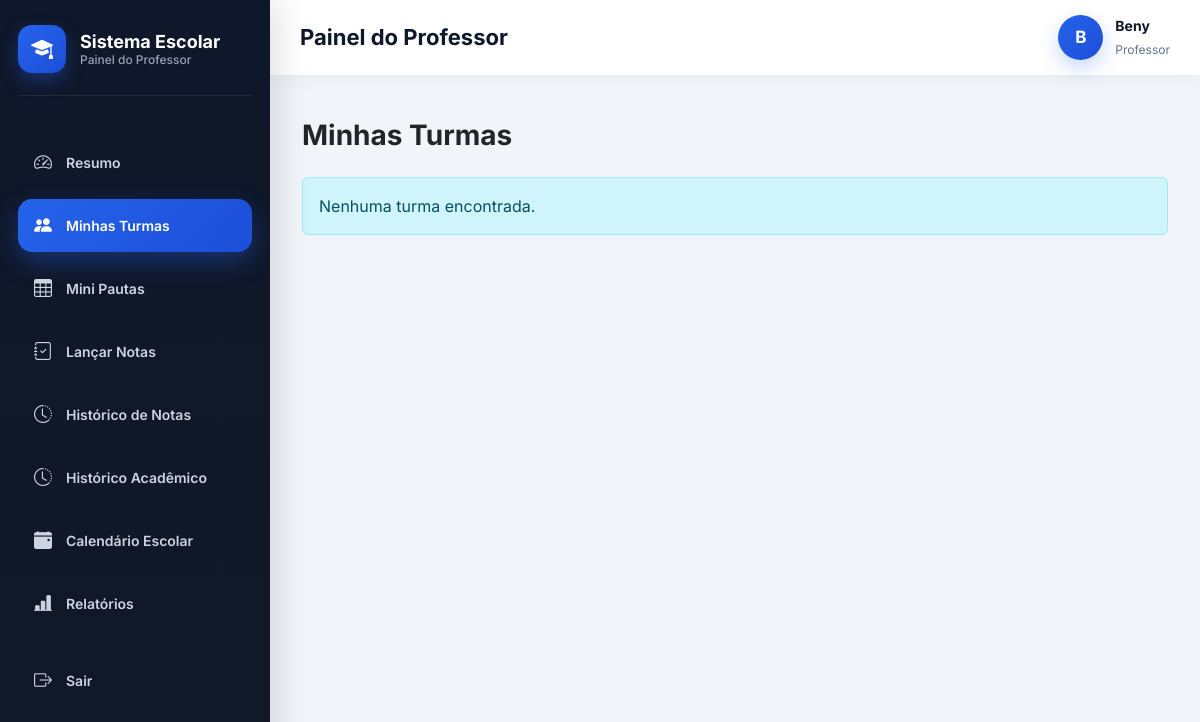
/professor/turmas/ (signed in), run on an earlier commit of the app's database.
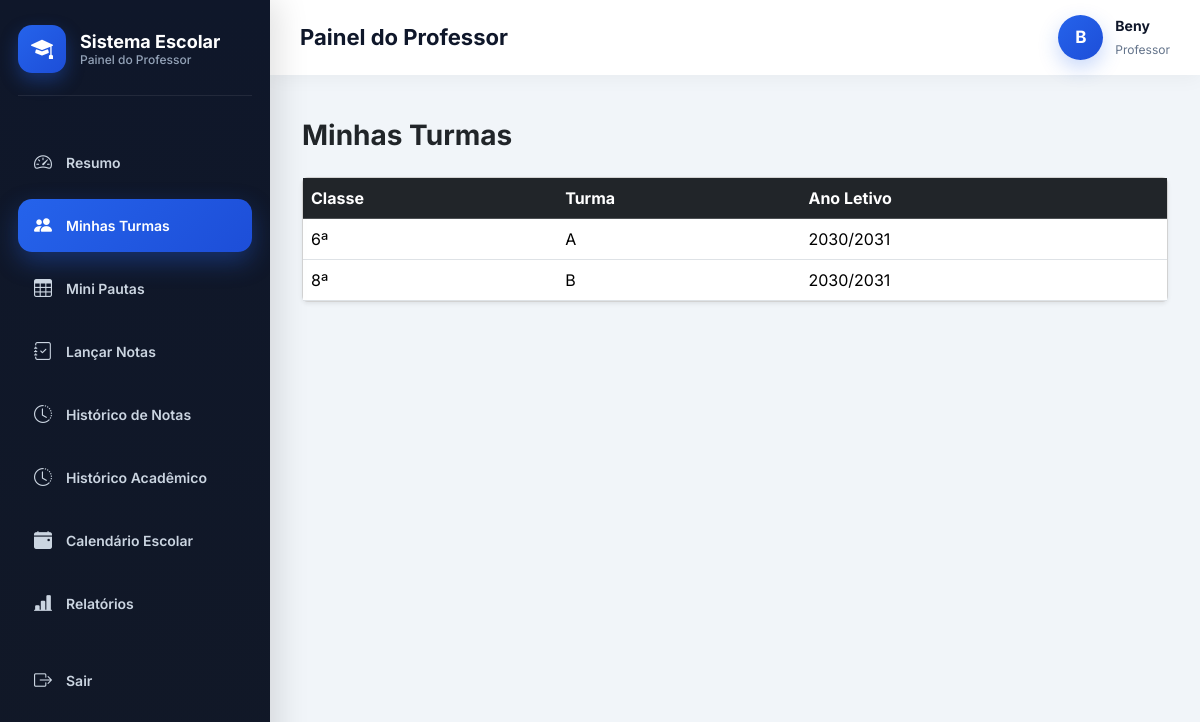
And on a later commit of the database.
### academic/models.py (models this page shows, shortened)
class Turma(models.Model):
    CLASSE_CHOICES = [
        ('4', '4ª Classe'),
        ('5', '5ª Classe'),
        ('6', '6ª Classe'),
        ('7', '7ª Classe'),
        ('8', '8ª Classe'),
        ('9', '9ª Classe'),
        ('10', '10ª Classe'),
        ('11', '11ª Classe'),
        ('12', '12ª Classe'),
        ('13', '13ª Classe'),
    ]
    TURNOS = [
        ('MANHA', 'Manhã'),
        ('TARDE', 'Tarde'),
        ('NOITE', 'Noite'),
    ]
    classe = models.CharField(
        max_length=10,
        choices=CLASSE_CHOICES,
        verbose_name="Classe"
    )
    curso = models.ForeignKey(
        'Curso',
        on_delete=models.SET_NULL,
        null=True,
        blank=True,
        related_name="turmas",
        verbose_name="Curso"
    )
    identificador = models.CharField(
        max_length=5,
        verbose_name="Identificador"
    )
    turno = models.CharField(
        max_length=10,
        choices=TURNOS,
        default='MANHA',
        verbose_name='Turno'
    )
    ano_letivo = models.ForeignKey(
        'AnoLetivo',
        on_delete=models.CASCADE,
        related_name="turmas",
        verbose_name="Ano Letivo"
    )
    escola = models.ForeignKey(
        'Escola',
        on_delete=models.CASCADE,
        related_name="turmas",
        verbose_name="Escola"
    )
    professor = models.ForeignKey(
        settings.AUTH_USER_MODEL,
        on_delete=models.SET_NULL,
        related_name="turmas",
        limit_choices_to={"role": "PROFESSOR"},
        null=True,
        blank=True,
        verbose_name="Professor"
    )
    criada_em = models.DateTimeField(
        auto_now_add=True,
        verbose_name="Data de Criação"
    )
    class Meta:
        constraints = [
            models.UniqueConstraint(
                fields=['classe', 'identificador', 'turno', 'ano_letivo', 'escola', 'curso'],
                name='unique_turma_por_curso'
            )
        ]
        verbose_name = "Turma"
        verbose_name_plural = "Turmas"

class AnoLetivo(models.Model):
    nome = models.CharField(max_length=20)  # Ex: 2025/2026
    ativo = models.BooleanField(default=True)
    escola = models.ForeignKey(
        "Escola",
        on_delete=models.CASCADE,
        related_name="anos_letivos"
    )
    def __str__(self):
        return self.nome

### core/views.py (the view)
# urls.py: path("professor/turmas/", views.minhas_turmas, name="minhas_turmas"),
@login_required
def minhas_turmas(request):
    if getattr(request.user, "role", None) != "PROFESSOR":
        return redirect("dashboard")
    professor = request.user
    escola = professor.escola
    ano_letivo = AnoLetivo.objects.filter(
        escola=escola,
        ativo=True
    ).first()
    disciplinas = (
        Disciplina.objects
        .filter(
            professor=professor,
            escola=escola,
            turma__ano_letivo=ano_letivo
        )
        .select_related("turma")
        .order_by(
            "turma__classe",
            "turma__identificador"
        )
    )
    turmas_dict = {}
    for disciplina in disciplinas:
        turmas_dict[
            disciplina.turma.id
        ] = disciplina.turma
    turmas = list(
        turmas_dict.values()
    )
    context = {
        "turmas": turmas,
        "total_turmas": len(turmas),
        "ano_letivo": ano_letivo,
    }
    return render(
        request,
        "minhas_turmas.html",
        context
    )

### core/templates/minhas_turmas.html
{% extends "base_professor.html" %}
{% block content %}
<div class="container mt-4">
    <h3 class="fw-bold mb-4">Minhas Turmas</h3>
    {% if turmas %}
        <div class="card shadow-sm">
            <div class="card-body p-0">
                <table class="table table-hover mb-0">
                    <thead class="table-dark">
                        <tr>
                            <th>Classe</th>
                            <th>Turma</th>
                            <th>Ano Letivo</th>
                        </tr>
                    </thead>
                    <tbody>
                        {% for turma in turmas %}
                        <tr>
                            <td>{{ turma.classe }}ª</td>
                            <td>{{ turma.identificador }}</td>
                            <td>{{ turma.ano_letivo }}</td>
                        </tr>
                        {% endfor %}
                    </tbody>
                </table>
            </div>
        </div>
    {% else %}
        <div class="alert alert-info">
            Nenhuma turma encontrada.
        </div>
    {% endif %}
</div>
{% endblock %}

What changed in the data, as far as the page shows it:
added Turma: classe "6", identificador "A", ano_letivo "2030/2031"
added Turma: classe "8", identificador "B", ano_letivo "2030/2031"
Also different on the page:
text no longer shown: "Nenhuma turma encontrada."
text now shown: "Classe Turma Ano Letivo"
